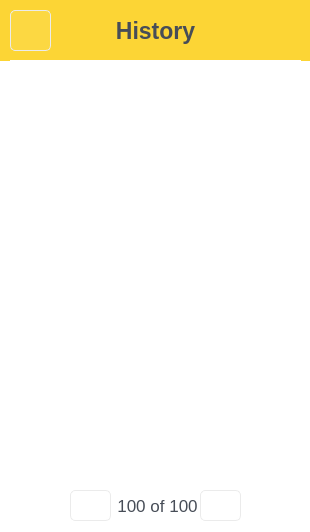
<?xml version="1.0" encoding="UTF-8"?>
<ui version="4.0">
 <class>PageHistory</class>
 <widget class="QWidget" name="PageHistory">
  <property name="geometry">
   <rect>
    <x>0</x>
    <y>0</y>
    <width>310</width>
    <height>532</height>
   </rect>
  </property>
  <property name="font">
   <font>
    <pointsize>13</pointsize>
    <stylestrategy>PreferAntialias</stylestrategy>
   </font>
  </property>
  <property name="windowTitle">
   <string>Dex</string>
  </property>
  <property name="styleSheet">
   <string notr="true">background: #FFFFFF;
color:black;</string>
  </property>
  <widget class="QFrame" name="headerFrame">
   <property name="geometry">
    <rect>
     <x>0</x>
     <y>0</y>
     <width>311</width>
     <height>61</height>
    </rect>
   </property>
   <property name="styleSheet">
    <string notr="true">background-color: #FCD535;</string>
   </property>
   <property name="frameShape">
    <enum>QFrame::NoFrame</enum>
   </property>
   <property name="frameShadow">
    <enum>QFrame::Plain</enum>
   </property>
   <widget class="QLabel" name="titleLabel">
    <property name="geometry">
     <rect>
      <x>60</x>
      <y>10</y>
      <width>191</width>
      <height>41</height>
     </rect>
    </property>
    <property name="sizePolicy">
     <sizepolicy hsizetype="MinimumExpanding" vsizetype="MinimumExpanding">
      <horstretch>0</horstretch>
      <verstretch>0</verstretch>
     </sizepolicy>
    </property>
    <property name="font">
     <font>
      <pointsize>17</pointsize>
      <bold>true</bold>
     </font>
    </property>
    <property name="styleSheet">
     <string notr="true">color: #474D57;</string>
    </property>
    <property name="text">
     <string>History</string>
    </property>
    <property name="scaledContents">
     <bool>false</bool>
    </property>
    <property name="alignment">
     <set>Qt::AlignCenter</set>
    </property>
   </widget>
   <widget class="QPushButton" name="backPushButton">
    <property name="geometry">
     <rect>
      <x>10</x>
      <y>10</y>
      <width>41</width>
      <height>41</height>
     </rect>
    </property>
    <property name="focusPolicy">
     <enum>Qt::NoFocus</enum>
    </property>
    <property name="styleSheet">
     <string notr="true">QPushButton {
	border-style: solid;
	background-color: rgba(255, 255, 255, 16);
	border-radius: 5px;
	border-width: 1px;
	border-color: rgb(235,235,235);
}
QPushButton:hover {
    background-color: rgba(255, 255, 255, 64);
}

QPushButton:pressed {
    background-color: rgba(255, 255, 255, 128);
}</string>
    </property>
    <property name="text">
     <string/>
    </property>
    <property name="icon">
     <iconset resource="../../../../res.qrc">
      <normaloff>:/res/ic/res/ic/arowLeft.png</normaloff>:/res/ic/res/ic/arowLeft.png</iconset>
    </property>
    <property name="iconSize">
     <size>
      <width>16</width>
      <height>16</height>
     </size>
    </property>
    <property name="checkable">
     <bool>false</bool>
    </property>
   </widget>
  </widget>
  <widget class="QScrollArea" name="scrollArea">
   <property name="geometry">
    <rect>
     <x>10</x>
     <y>60</y>
     <width>291</width>
     <height>361</height>
    </rect>
   </property>
   <property name="frameShape">
    <enum>QFrame::NoFrame</enum>
   </property>
   <property name="frameShadow">
    <enum>QFrame::Plain</enum>
   </property>
   <property name="verticalScrollBarPolicy">
    <enum>Qt::ScrollBarAlwaysOff</enum>
   </property>
   <property name="horizontalScrollBarPolicy">
    <enum>Qt::ScrollBarAlwaysOff</enum>
   </property>
   <property name="sizeAdjustPolicy">
    <enum>QAbstractScrollArea::AdjustIgnored</enum>
   </property>
   <property name="widgetResizable">
    <bool>false</bool>
   </property>
   <widget class="QWidget" name="scrollAreaWidgetContents">
    <property name="geometry">
     <rect>
      <x>0</x>
      <y>0</y>
      <width>289</width>
      <height>149</height>
     </rect>
    </property>
   </widget>
  </widget>
  <widget class="QPushButton" name="previousPagePushButton">
   <property name="geometry">
    <rect>
     <x>70</x>
     <y>490</y>
     <width>41</width>
     <height>31</height>
    </rect>
   </property>
   <property name="focusPolicy">
    <enum>Qt::NoFocus</enum>
   </property>
   <property name="styleSheet">
    <string notr="true">QPushButton {
	border-style: solid;
	background-color: rgba(255, 255, 255, 16);
	border-radius: 5px;
	border-width: 1px;
	border-color: rgb(235,235,235);
}
QPushButton:hover {
    background-color: rgba(255, 255, 255, 64);
}

QPushButton:pressed {
    background-color: rgba(255, 255, 255, 128);
}</string>
   </property>
   <property name="text">
    <string/>
   </property>
   <property name="icon">
    <iconset resource="../../../../res.qrc">
     <normaloff>:/res/ic/res/ic/arrowLeft1.png</normaloff>:/res/ic/res/ic/arrowLeft1.png</iconset>
   </property>
   <property name="iconSize">
    <size>
     <width>16</width>
     <height>16</height>
    </size>
   </property>
   <property name="checkable">
    <bool>false</bool>
   </property>
  </widget>
  <widget class="QPushButton" name="nextPagePushButton">
   <property name="geometry">
    <rect>
     <x>200</x>
     <y>490</y>
     <width>41</width>
     <height>31</height>
    </rect>
   </property>
   <property name="focusPolicy">
    <enum>Qt::NoFocus</enum>
   </property>
   <property name="styleSheet">
    <string notr="true">QPushButton {
	border-style: solid;
	background-color: rgba(255, 255, 255, 16);
	border-radius: 5px;
	border-width: 1px;
	border-color: rgb(235,235,235);
}
QPushButton:hover {
    background-color: rgba(255, 255, 255, 64);
}

QPushButton:pressed {
    background-color: rgba(255, 255, 255, 128);
}</string>
   </property>
   <property name="text">
    <string/>
   </property>
   <property name="icon">
    <iconset resource="../../../../res.qrc">
     <normaloff>:/res/ic/res/ic/arrowRight1.png</normaloff>:/res/ic/res/ic/arrowRight1.png</iconset>
   </property>
   <property name="iconSize">
    <size>
     <width>16</width>
     <height>16</height>
    </size>
   </property>
   <property name="checkable">
    <bool>false</bool>
   </property>
  </widget>
  <widget class="QLabel" name="ofPagesLabel">
   <property name="geometry">
    <rect>
     <x>117</x>
     <y>490</y>
     <width>81</width>
     <height>31</height>
    </rect>
   </property>
   <property name="styleSheet">
    <string notr="true">color: #474D57;</string>
   </property>
   <property name="text">
    <string>100 of 100</string>
   </property>
   <property name="alignment">
    <set>Qt::AlignCenter</set>
   </property>
  </widget>
 </widget>
 <resources>
  <include location="../../../../res.qrc"/>
 </resources>
 <connections/>
</ui>
